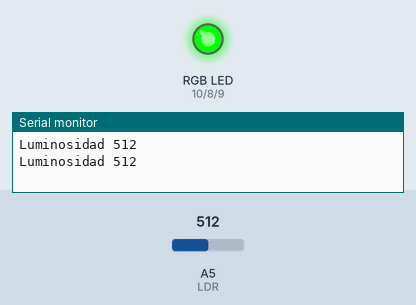
The sketch below on a simulated Arduino Uno, built with avr-gcc and run on an emulated ATmega328P. Parts: an RGB LED mixed from three pins (HIGH = lit), the last lines printed to the serial monitor. The test bench sets the inputs (shaded band); at power-on: A5 (LDR) = 512. Dim RGB values are drawn brighter than linear.

Above: at 4.3 s.
4.4 s: A5 (LDR) set to 0
At 7.4 s:
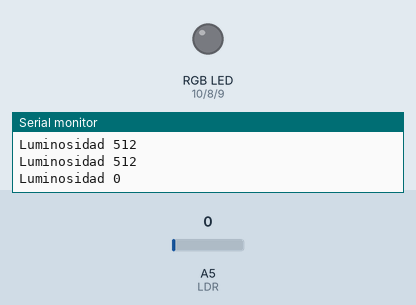
8.9 s: A5 (LDR) set to 122
At 10.9 s:
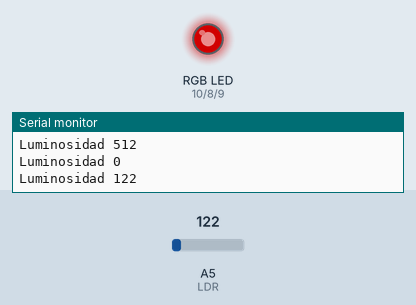
14.0 s: A5 (LDR) set to 128
At 15.4 s:
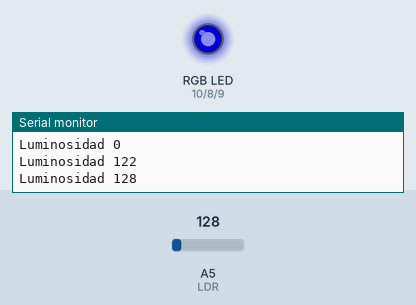
20.5 s: A5 (LDR) set to 306
Timing chart, 0 to 26.0 s (numbered marks = the images above; inputs shaded):
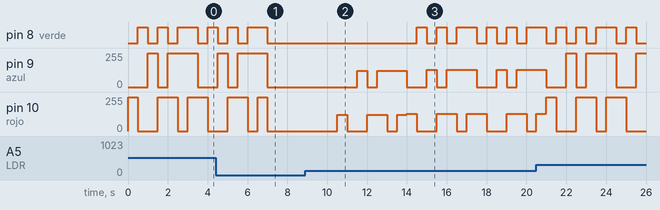

The sketch:

Ej8.ino
```cpp
#define LDR A5
#define verde 8
#define azul 9
#define rojo 10

void setup()
{
  Serial.begin(9600);
  pinMode(azul, OUTPUT);
  pinMode(verde, OUTPUT);
  pinMode(rojo, OUTPUT);
}

void loop()
{
  int luz = analogRead(LDR);
  Serial.print("Luminosidad ");
  Serial.println(luz);
  for (int i=0; i<=6; i++){
  	cambiar_color(i, luz);
    delay(500);
  }
}

void cambiar_color(int numero, int luz){
  switch(numero){
  	case 0: //rojo
    	analogWrite(rojo, luz);
        analogWrite(verde, 0);
        analogWrite(azul, 0);
    	break;
    case 1: //verde
    	analogWrite(rojo, 0);
        analogWrite(verde, luz);
        analogWrite(azul, 0);
    	break;
    case 2: //azul
    	analogWrite(rojo, 0);
        analogWrite(verde, 0);
        analogWrite(azul, luz);
    	break;
    case 3: //amarillo
    	analogWrite(rojo, luz);
        analogWrite(verde, luz);
        analogWrite(azul, 0);
    	break;
    case 4: //violeta
    	analogWrite(rojo, luz);
        analogWrite(verde, 0);
        analogWrite(azul, luz);
    	break;
    case 5: //celeste
    	analogWrite(rojo, 0);
        analogWrite(verde, luz);
        analogWrite(azul, luz);
    	break;
    case 6: //blanco
    	analogWrite(rojo, luz);
        analogWrite(verde, luz);
        analogWrite(azul, luz);
    	break;

  }

}
```

Measured:
- the behaviour switches between 127 and 128 on A5 (LDR) (found by bisection; images 2 and 3)
- after the input at 4.4 s, pin 8 (verde): goes on until 7.0 s, then stays LOW; pin 9 (azul): goes on until 7.0 s, then stays 0/255
- after the input at 8.9 s, pin 9 (azul): 0/255 → 122/255 after 2.6 s, → 0/255 0.50 s later, → 122/255 0.50 s later; pin 10 (rojo): goes 122/255 0.50 s, 0/255 1.0 s, 122/255 1.0 s, 0/255 0.50 s, then 122/255, starting after 1.6 s
- after the input at 14.0 s, pin 8 (verde): LOW → HIGH after 0.50 s, → LOW 0.50 s later, → HIGH 0.50 s later, → LOW 0.50 s later, … (11 changes in this stretch)
